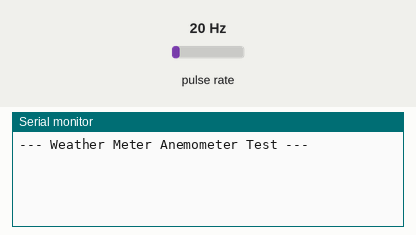
Bench run of a sketch on a simulated Arduino Nano, built with avr-gcc and run on an emulated ATmega328P. On the bench: the last lines printed to the serial monitor. Wiring (inferred from the names in the program): pulse sensor: data pin 2. Inputs (shaded band) come from the test bench; at power-on: pulse rate 20 Hz.

Above: at 1.2 s.
1.3 s: pulse rate (sensor on pin 2) set to 4 Hz
At 3.6 s:
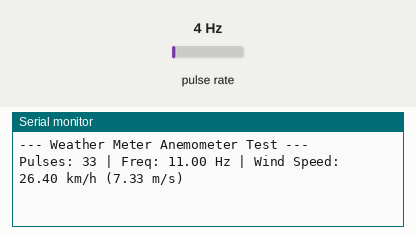
4.3 s: pulse rate (sensor on pin 2) set to 50 Hz
At 7.1 s:
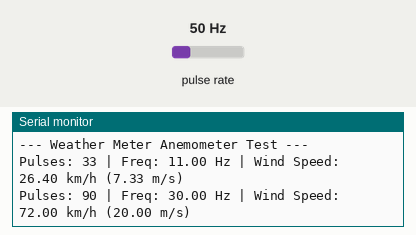

Measured:
- after the input at 1.3 s, the serial monitor: prints a new line after 1.7 s (image 1)
- after the input at 4.3 s, the serial monitor: prints a new line after 1.7 s (image 2)

The sketch:

WindSpeedV1.ino
```cpp
// Pin definition for the anemometer (Nano v3 supports hardware interrupts on D2 and D3)
const byte ANEMOMETER_PIN = 2;

// Variables for pulse counting and timing
volatile unsigned long pulseCount = 0;
unsigned long lastMillis = 0;

// Calibration factor from datasheet: 1 pulse per second (1Hz) = 2.4 km/h [cite: 22]
const float CALIBRATION_FACTOR = 2.4;

// Debounce time in milliseconds to prevent mechanical switch bounce noise
const unsigned long DEBOUNCE_TIME = 15;
volatile unsigned long lastPulseTime = 0;

// Interrupt Service Routine (ISR) called every time the sensor switch closes
void countPulse() {
  unsigned long currentTime = millis();
  // Simple software debounce
  if (currentTime - lastPulseTime > DEBOUNCE_TIME) {
    pulseCount++;
    lastPulseTime = currentTime;
  }
}

void setup() {
  Serial.begin(115200);

  // Configure the pin with internal pull-up resistor
  pinMode(ANEMOMETER_PIN, INPUT_PULLUP);

  // Attach interrupt: triggers when pin goes from HIGH to LOW (switch closes)
  attachInterrupt(digitalPinToInterrupt(ANEMOMETER_PIN), countPulse, FALLING);

  Serial.println("--- Weather Meter Anemometer Test ---");
  lastMillis = millis();
}

void loop() {
  // Calculate and display wind speed every 3 seconds
  if (millis() - lastMillis >= 3000) {

    // Temporarily disable interrupts while reading and resetting the counter
    noInterrupts();
    unsigned long pulses = pulseCount;
    pulseCount = 0;
    interrupts();

    unsigned long timeElapsed = millis() - lastMillis;
    lastMillis = millis();

    // Calculate Frequency (Hz = pulses per second)
    float frequency = (float)pulses / (timeElapsed / 1000.0);

    // Calculate wind speed
    float windSpeedKmH = frequency * CALIBRATION_FACTOR;
    float windSpeedMS = windSpeedKmH / 3.6; // Convert km/h to m/s

    // Output data to the Serial Monitor
    Serial.print("Pulses: ");
    Serial.print(pulses);
    Serial.print(" | Freq: ");
    Serial.print(frequency, 2);
    Serial.print(" Hz | Wind Speed: ");
    Serial.print(windSpeedKmH, 2);
    Serial.print(" km/h (");
    Serial.print(windSpeedMS, 2);
    Serial.println(" m/s)");
  }
}
```
